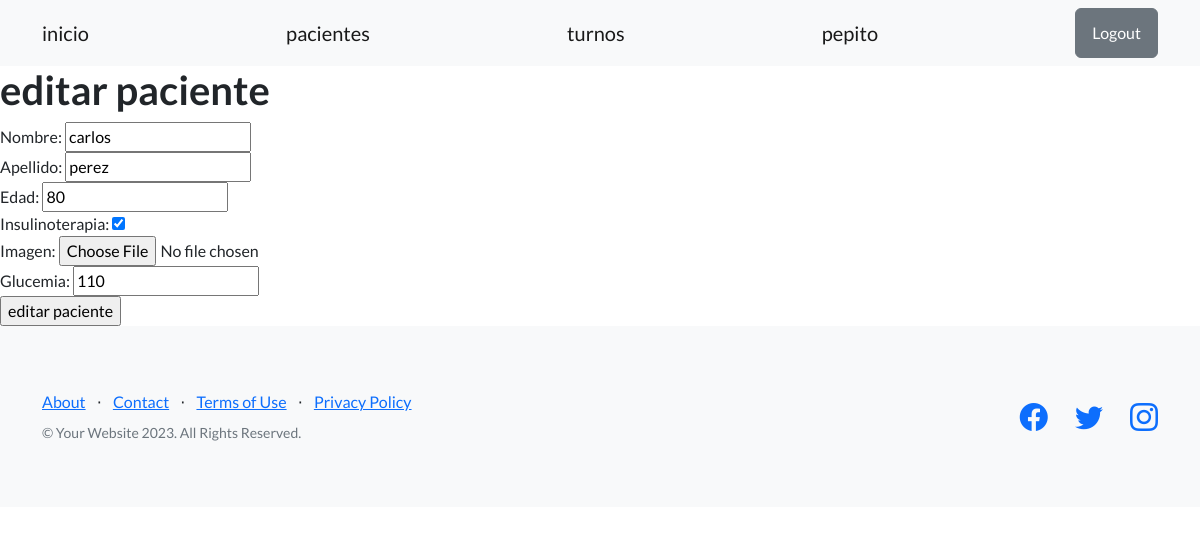
The app's page /pacientes/1/editar (signed in) with its own data.
### inicio/models.py (models this page shows, shortened)
class Paciente(models.Model):
    nombre = models.CharField(max_length=50)
    apellido = models.CharField(max_length=50)
    edad = models.IntegerField()
    glucemia = models.IntegerField()
    insulinoterapia = models.BooleanField(default=False)
    descripcion = RichTextField(null=True)
    imagen = models.ImageField(upload_to='pacientes', null=True, blank=True)

### inicio/views.py (the view, shortened to what this page needs)
# urls.py: path('pacientes/<int:id_paciente>/editar', editar_paciente, name='editar_paciente'),
@login_required
def editar_paciente(request, id_paciente):
    paciente = Paciente.objects.get(id=id_paciente)
    formulario = FormularioEditarPaciente(initial={ "nombre": paciente.nombre, "apellido": paciente.apellido, "edad": paciente.edad, "glucemia": paciente.glucemia, "insulinoterapia": paciente.insulinoterapia, "descripcion": paciente.descripcion})
    return render(request, 'inicio/editar_paciente.html', {"paciente": paciente, "formulario": formulario})

### inicio/forms.py
class FormularioEditarPaciente(FormularioBasePaciente):
    glucemia = forms.IntegerField()

### inicio/templates/inicio/editar_paciente.html (shortened to what this page needs)
{% extends "padre.html" %}
{% block header %}
<h1>editar paciente {{pacientes.id}} </h1>
{% endblock header %}
{% block main %}
    <form action={% url "editar_paciente" paciente.id %} method="POST">
      <table>
        {{formulario}}
      </table>
      <input type="submit" value="editar paciente">
    </form>
{% endblock main %}

### templates/padre.html (shortened to what this page needs)
<!DOCTYPE html>
<html lang="en">
    {% load static %}
    <head>
        <link href="https://cdn.jsdelivr.net/npm/bootstrap-icons@1.5.0/font/bootstrap-icons.css" rel="stylesheet" type="text/css" />
        <link href= {% static "css/styles.css"%} rel="stylesheet" />
    </head>
    <body>
        <nav class="navbar navbar-light bg-light static-top">
            <div class="container">
                <a class="navbar-brand" href={% url "inicio" %}>inicio</a>
                <a class="navbar-brand" href={% url "pacientes" %}>pacientes</a>
                <a class="navbar-brand" href={% url "turnos" %}>turnos</a>
                {% if request.user.is_authenticated %}
                <a class="navbar-brand" href={% url "perfil" %}>{{request.user.username}}</a>
                <form method="post" action="{% url 'logout' %}">
                    <button type="submit" class="btn btn-secondary">Logout</button>
                </form>
                {% else %}
                <a class="btn btn-success" href={% url "registro" %}>Registrarse</a>
                <a class="btn btn-primary" href={% url "login" %}>Login</a>
                {% endif %}
            </div>
        </nav>
        {% block header %}{% endblock header %}
        <main>
            {% block main %}
            {% endblock main %}
        </main>
        <footer class="footer bg-light">
            <div class="container">
                <div class="row">
                    <div class="col-lg-6 h-100 text-center text-lg-start my-auto">
                        <ul class="list-inline mb-2">
                            <li class="list-inline-item"><a href="#!">About</a></li>
                            <li class="list-inline-item">⋅</li>
                            <li class="list-inline-item"><a href="#!">Contact</a></li>
                            <li class="list-inline-item">⋅</li>
                            <li class="list-inline-item"><a href="#!">Terms of Use</a></li>
                            <li class="list-inline-item">⋅</li>
                            <li class="list-inline-item"><a href="#!">Privacy Policy</a></li>
                        </ul>
                        <p class="text-muted small mb-4 mb-lg-0">&copy; Your Website 2023. All Rights Reserved.</p>
                    </div>
                    <div class="col-lg-6 h-100 text-center text-lg-end my-auto">
                        <ul class="list-inline mb-0">
                            <li class="list-inline-item me-4">
                                <a href="#!"><i class="bi-facebook fs-3"></i></a>
                            </li>
                            <li class="list-inline-item me-4">
                                <a href="#!"><i class="bi-twitter fs-3"></i></a>
                            </li>
                            <li class="list-inline-item">
                                <a href="#!"><i class="bi-instagram fs-3"></i></a>
                            </li>
                        </ul>
                    </div>
                </div>
            </div>
        </footer>
    </body>
</html>

### records on screen
Paciente: nombre "carlos", apellido "perez", edad "80", insulinoterapia "☑", glucemia "110"

### other values on screen
{{ request.user.username }} "pepito"
